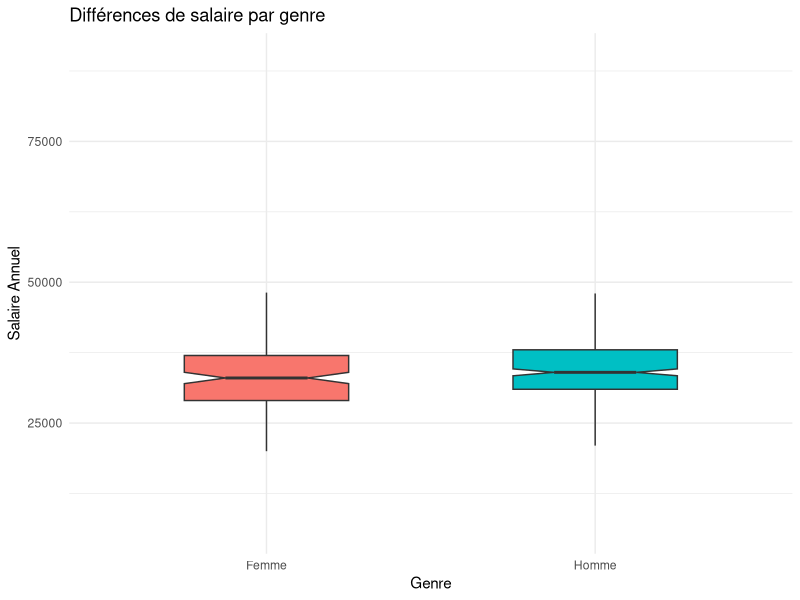
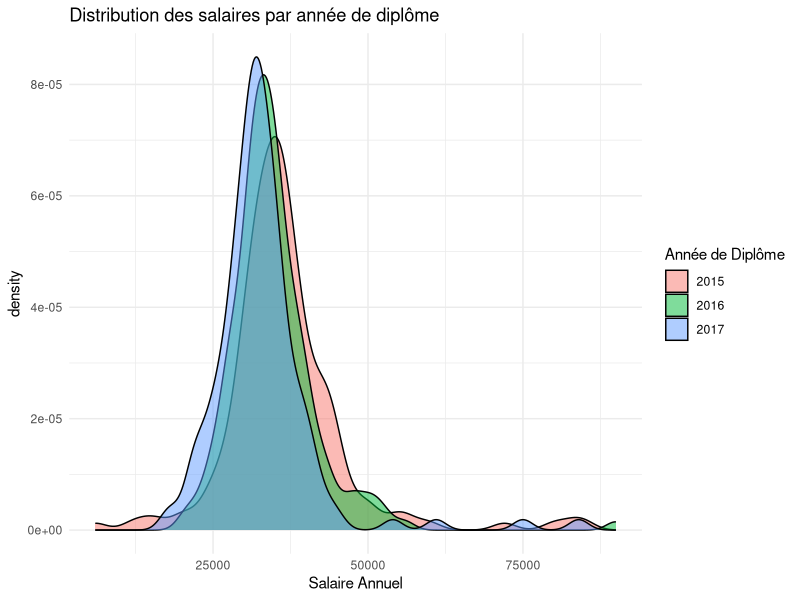
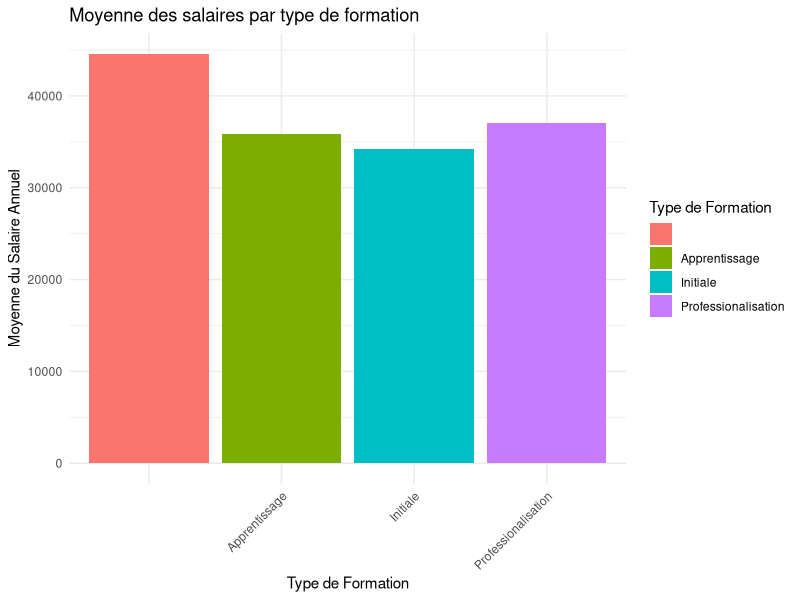
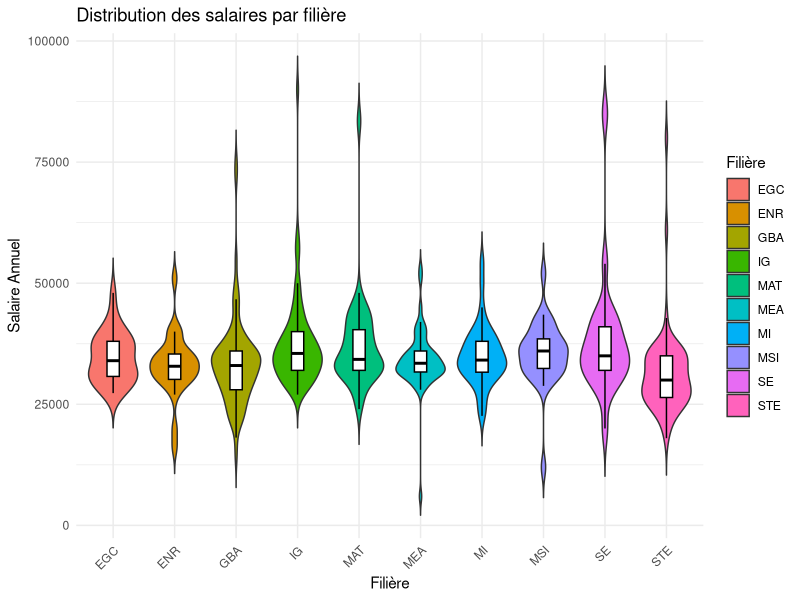

Recreate these plots in R, in order. (Note: this script raises an error after producing the figures.)
## ---- chunk 1
if (!requireNamespace("ggplot2", quietly = TRUE)) {
  install.packages("ggplot2")
}
library(ggplot2)
## ---- chunk 2
# Trying ISO-8859-1
raw_data <- read.csv("data/data_2018.csv", sep = ";")
## ---- chunk 3
# Lists specifying which columns to convert to factors and numeric
factor_cols <- c("Date", "Identifiant", "Genre", "Annee_diplome","Type_formation","Filiere","Situation","Secteur","Nature_contrat", "France","Region", "Pays", "Taille_entreprise", "Nom_entreprise", "Departement", "Intitule_poste", "Secteur_activite")
numeric_cols <- c("Anciennete", "Salaire_annuel", "Responsabilite_hierarchique", "Responsabilite_budget", "Responsabilite_equipe", "Responsabilite_projet", "Satisfaction_globale", "Saitisfaction_relations", "Satisfaction_salaire", "Satisfaction_autonomie", "Satisfaction_localisation")

# Convert columns to factors
raw_data[factor_cols] <- lapply(raw_data[factor_cols], as.factor)

# Convert columns to numeric
raw_data[numeric_cols] <- lapply(raw_data[numeric_cols], as.numeric)
## ---- chunk 4
remove_rows_by_value <- function(data, column_name, value_to_remove) {
  data_filtered <- subset(data, !(data[[column_name]] == value_to_remove))
  return(data_filtered)
}
## ---- chunk 5
ggplot(raw_data, aes(x = Genre, y = Salaire_annuel, fill = Genre)) +
  geom_boxplot(width = 0.5, notch = TRUE, outlier.shape = NA) +
  labs(title = "Différences de salaire par genre",
       x = "Genre",
       y = "Salaire Annuel") +
  theme_minimal() +
  theme(legend.position = "none")
## ---- chunk 6
ggplot(raw_data, aes(x = Salaire_annuel, fill = as.factor(Annee_diplome))) +
  geom_density(alpha = 0.5) +
  labs(title = "Distribution des salaires par année de diplôme",
       x = "Salaire Annuel",
       fill = "Année de Diplôme") +
  theme_minimal()
## ---- chunk 7
ggplot(raw_data, aes(x = as.factor(Type_formation), y = Salaire_annuel, fill = as.factor(Type_formation))) +
  stat_summary(fun = "mean", geom = "col") +
  labs(title = "Moyenne des salaires par type de formation",
       x = "Type de Formation",
       y = "Moyenne du Salaire Annuel",
       fill = "Type de Formation") +
  theme_minimal() +
  theme(axis.text.x = element_text(angle = 45, hjust = 1))
## ---- chunk 8
ggplot(raw_data, aes(x = Filiere, y = Salaire_annuel, fill = Filiere)) +
  geom_violin(trim = FALSE, scale = "width", width = 0.8) +
  geom_boxplot(width = 0.2, fill = "white", color = "black", outlier.shape = NA) +
  labs(title = "Distribution des salaires par filière",
       x = "Filière",
       y = "Salaire Annuel",
       fill = "Filière") +
  theme_minimal() +
  theme(axis.text.x = element_text(angle = 45, hjust = 1))
## ---- chunk 9
filtered_data <- remove_rows_by_value(raw_data, "Situation", "En recherche emploi")
filtered_data <- remove_rows_by_value(filtered_data, "Situation", "En poursuite d'études (hors thèse) / en formation")
filtered_data <- remove_rows_by_value(filtered_data, "Situation", "These")
filtered_data <- remove_rows_by_value(filtered_data, "Situation", "Sans activité") 
filtered_data <- remove_rows_by_value(filtered_data, "Situation", "Volontariat")
filtered_data <- remove_rows_by_value(filtered_data, "Situation", "En création d'entreprise /reprise d'entreprise")
filtered_data <- remove_rows_by_value(filtered_data, "Situation", "Etudes")

activite_data <- filtered_data
## ---- chunk 10

# Diagramme en boîte avec couleurs
ggplot(filtered_data, aes(x = Nature_contrat, y = Salaire_annuel, fill = Nature_contrat)) +
  geom_boxplot() +
  scale_fill_manual(values = c("#66c2a5", "#fc8d62", "#8da0cb", "#e78ac3", "#a6d854")) +  # Choisissez vos couleurs
  theme_minimal() +
  theme(axis.text.x = element_text(angle = 45, hjust = 1, size = 8)) +
  labs(title = "Distribution des salaires par type de contrat", x = "Type de Contrat", y = "Salaire Annuel")


## ---- chunk 11



ordered_data <- raw_data[order(as.numeric(raw_data$Anciennete)), ]

boxplot(raw_data$Salaire_annuel ~ as.numeric(raw_data$Anciennete), data = ordered_data)
## ---- chunk 12
monthGroup <- cut(as.numeric(raw_data$Anciennete),
                               breaks = c(0, 6, 12, 24, Inf),
                               labels = c("1-6", "7-12", "13-24", "25+"),
                               right = FALSE)


boxplot(raw_data$Salaire_annuel ~ monthGroup, data = raw_data)
## ---- chunk 13
boxplot(raw_data$Salaire_annuel ~ raw_data$Secteur)

## ---- chunk 14
boxplot(raw_data$Salaire_annuel ~ raw_data$Responsabilite_hierarchique)

## ---- chunk 15
boxplot(raw_data$Salaire_annuel ~ raw_data$France)
## ---- chunk 16
raw_data_filtered <- raw_data[complete.cases(raw_data$Pays) & raw_data$Pays != "" & !grepl("^\\s*$", raw_data$Pays) & !is.na(raw_data$Salaire_annuel), ]


median_salaries <- tapply(raw_data_filtered$Salaire_annuel, raw_data_filtered$Pays, median)
median_order <- names(sort(median_salaries))

emploiFactor <- factor(raw_data_filtered$Pays, levels = median_order)



ggplot(raw_data_filtered, aes(x = emploiFactor, y = Salaire_annuel)) +
  geom_boxplot(na.rm = TRUE) +
  theme(axis.text.x = element_text(angle = 45, hjust = 1, size = 8)) +
  labs(title = "Salary Distribution by Country", x = "Country", y = "Salary")
## ---- chunk 17
# Remove rows with non-finite values in Salaire_annuel
raw_data <- raw_data[!is.na(raw_data$Salaire_annuel) & is.finite(raw_data$Salaire_annuel), ]

# Remove rows with non-finite values in other numeric columns if needed
# raw_data <- raw_data[complete.cases(raw_data[, numeric_cols]), ]


ordered_regions <- names(sort(tapply(raw_data$Salaire_annuel, raw_data$Region, median)))


# Plotting the distribution of salaries based on region
ggplot(raw_data, aes(x = Region, y = Salaire_annuel)) +
  geom_boxplot() +
  theme(axis.text.x = element_text(angle = 45, hjust = 1)) +
  scale_x_discrete(limits = ordered_regions)+
  labs(title = "Distribution des salaires en fonction de la région",
       x = "Région",
       y = "Salaire Annuel")

## ---- chunk 18
# Order the regions based on the median salary
ordered_departments <- names(sort(tapply(raw_data$Salaire_annuel, raw_data$Departement, median)))

# Select the top 10 departments
top_10_departments <- head(ordered_departments, 10)

# Plotting the distribution of salaries based on region with ordered x-axis
ggplot(raw_data, aes(x = reorder(Departement, Salaire_annuel, FUN = median), y = Salaire_annuel)) +
  geom_boxplot() +
  labs(title = "Distribution des salaires en fonction du département",
       x = "Région",
       y = "Salaire Annuel") +
  theme_minimal() +
  theme(axis.text.x = element_text(angle = 45, hjust = 1)) +
  scale_x_discrete(limits = top_10_departments)


## ---- chunk 19
# Trying ISO-8859-1
raw_data <- read.csv("data/data_2019.csv", sep = ";", fileEncoding = "UTF-8")
## ---- chunk 20
# Lists specifying which columns to convert to factors and numeric
factor_cols <- c("Date", "identifiant", "Genre", "Annee_diplome","Type_formation","Filiere","Situation","Secteur","Nature_contrat", "France","Region", "Pays", "Taille_entreprise", "Nom_entreprise", "Departement", "Intitule_poste", "Secteur_activite")
numeric_cols <- c("Anciennete", "Salaire_annuel", "Responsabilite_hierarchique", "Responsabilite_budget", "Responsabilite_equipe", "Responsabilite_projet", "Satisfaction_globale", "Saitisfaction_relations", "Satisfaction_salaire", "Satisfaction_autonomie", "Satisfaction_localisation")

# Convert columns to factors
raw_data[factor_cols] <- lapply(raw_data[factor_cols], as.factor)

# Convert columns to numeric
raw_data[numeric_cols] <- lapply(raw_data[numeric_cols], as.numeric)
## ---- chunk 21
remove_rows_by_value <- function(data, column_name, value_to_remove) {
  data_filtered <- subset(data, !(data[[column_name]] == value_to_remove))
  return(data_filtered)
}
## ---- chunk 22
boxplot(raw_data$Salaire_annuel ~ raw_data$Genre)
## ---- chunk 23
boxplot(raw_data$Salaire_annuel ~ raw_data$Annee_diplome)
## ---- chunk 24
boxplot(raw_data$Salaire_annuel ~ raw_data$Type_formation)
## ---- chunk 25
boxplot(raw_data$Salaire_annuel ~ raw_data$Filiere)
## ---- chunk 26
filtered_data <- remove_rows_by_value(raw_data, "Situation", "En recherche emploi")
filtered_data <- remove_rows_by_value(filtered_data, "Situation", "En poursuite d'études (hors thèse) / en formation")
filtered_data <- remove_rows_by_value(filtered_data, "Situation", "These")
filtered_data <- remove_rows_by_value(filtered_data, "Situation", "Sans activité") 
filtered_data <- remove_rows_by_value(filtered_data, "Situation", "Volontariat")
filtered_data <- remove_rows_by_value(filtered_data, "Situation", "En création d'entreprise /reprise d'entreprise")
filtered_data <- remove_rows_by_value(filtered_data, "Situation", "Etudes")

activite_data <- filtered_data
## ---- chunk 27


# Filtrage de certains contrat peu représentatif
filtered_data <- remove_rows_by_value(activite_data, "Nature_contrat", "Service à la personne (cours particulier de mathématiques via Acadomia)")
filtered_data <- remove_rows_by_value(filtered_data, "Nature_contrat", "")

ggplot(filtered_data, aes(x = Nature_contrat, y = Salaire_annuel)) +
  geom_boxplot() +
  theme(axis.text.x = element_text(angle = 45, hjust = 1, size = 8)) +
  labs(title = "Salary Distribution by Contract Type", x = "Contract Type", y = "Salary")

## ---- chunk 28



ordered_data <- raw_data[order(as.numeric(raw_data$Anciennete)), ]

boxplot(raw_data$Salaire_annuel ~ as.numeric(raw_data$Anciennete), data = ordered_data)
## ---- chunk 29
monthGroup <- cut(as.numeric(raw_data$Anciennete),
                               breaks = c(0, 6, 12, 24, Inf),
                               labels = c("1-6", "7-12", "13-24", "25+"),
                               right = FALSE)


boxplot(raw_data$Salaire_annuel ~ monthGroup, data = raw_data)
## ---- chunk 30
boxplot(raw_data$Salaire_annuel ~ raw_data$France)
## ---- chunk 31
raw_data_filtered <- raw_data[complete.cases(raw_data$Pays) & raw_data$Pays != "" & !grepl("^\\s*$", raw_data$Pays) & !is.na(raw_data$Salaire_annuel), ]


median_salaries <- tapply(raw_data_filtered$Salaire_annuel, raw_data_filtered$Pays, median)
median_order <- names(sort(median_salaries))

emploiFactor <- factor(raw_data_filtered$Pays, levels = median_order)



ggplot(raw_data_filtered, aes(x = emploiFactor, y = Salaire_annuel)) +
  geom_boxplot(na.rm = TRUE) +
  theme(axis.text.x = element_text(angle = 45, hjust = 1, size = 8)) +
  labs(title = "Salary Distribution by Country", x = "Country", y = "Salary")
## ---- chunk 32
# Remove rows with non-finite values in Salaire_annuel
raw_data <- raw_data[!is.na(raw_data$Salaire_annuel) & is.finite(raw_data$Salaire_annuel), ]

# Remove rows with non-finite values in other numeric columns if needed
# raw_data <- raw_data[complete.cases(raw_data[, numeric_cols]), ]


ordered_regions <- names(sort(tapply(raw_data$Salaire_annuel, raw_data$Region, median)))


# Plotting the distribution of salaries based on region
ggplot(raw_data, aes(x = Region, y = Salaire_annuel)) +
  geom_boxplot() +
  theme(axis.text.x = element_text(angle = 45, hjust = 1)) +
  scale_x_discrete(limits = ordered_regions)+
  labs(title = "Distribution des salaires en fonction de la région",
       x = "Région",
       y = "Salaire Annuel")

## ---- chunk 33
# Trying ISO-8859-1
raw_data <- read.csv("data/data_2020.csv", sep = ";")
## ---- chunk 34
# Lists specifying which columns to convert to factors and numeric
factor_cols <- c("Date", "identifiant", "Genre", "Annee_diplome","Type_formation","Filiere","Situation","Secteur","Nature_contrat", "France","Region", "Pays", "Taille_entreprise", "Nom_entreprise", "Departement", "Intitule_poste", "Secteur_activite")
numeric_cols <- c("Anciennete", "Salaire_annuel", "Responsabilite_hierarchique", "Responsabilite_budget", "Responsabilite_equipe", "Responsabilite_projet", "Satisfaction_globale", "Saitisfaction_relations", "Satisfaction_salaire", "Satisfaction_autonomie", "Satisfaction_localisation")

# Convert columns to factors
raw_data[factor_cols] <- lapply(raw_data[factor_cols], as.factor)

# Convert columns to numeric
raw_data[numeric_cols] <- lapply(raw_data[numeric_cols], as.numeric)
## ---- chunk 35
remove_rows_by_value <- function(data, column_name, value_to_remove) {
  data_filtered <- subset(data, !(data[[column_name]] == value_to_remove))
  return(data_filtered)
}
## ---- chunk 36
boxplot(raw_data$Salaire_annuel ~ raw_data$Genre)
## ---- chunk 37
boxplot(raw_data$Salaire_annuel ~ raw_data$Annee_diplome)
## ---- chunk 38
boxplot(raw_data$Salaire_annuel ~ raw_data$Type_formation)
## ---- chunk 39
boxplot(raw_data$Salaire_annuel ~ raw_data$Filiere)
## ---- chunk 40
filtered_data <- remove_rows_by_value(raw_data, "Situation", "En recherche emploi")
filtered_data <- remove_rows_by_value(filtered_data, "Situation", "En poursuite d'études (hors thèse) / en formation")
filtered_data <- remove_rows_by_value(filtered_data, "Situation", "These")
filtered_data <- remove_rows_by_value(filtered_data, "Situation", "Sans activité") 
filtered_data <- remove_rows_by_value(filtered_data, "Situation", "Volontariat")
filtered_data <- remove_rows_by_value(filtered_data, "Situation", "En création d'entreprise /reprise d'entreprise")
filtered_data <- remove_rows_by_value(filtered_data, "Situation", "Etudes")

activite_data <- filtered_data
## ---- chunk 41
# Filtrage de certains contrat peu représentatif
filtered_data <- remove_rows_by_value(activite_data, "Nature_contrat", "Service à la personne (cours particulier de mathématiques via Acadomia)")
filtered_data <- remove_rows_by_value(filtered_data, "Nature_contrat", "")

ggplot(filtered_data, aes(x = Nature_contrat, y = Salaire_annuel)) +
  geom_boxplot() +
  theme(axis.text.x = element_text(angle = 45, hjust = 1, size = 8)) +
  labs(title = "Salary Distribution by Contract Type", x = "Contract Type", y = "Salary")
## ---- chunk 42

ordered_data <- raw_data[order(as.numeric(raw_data$Anciennete)), ]

boxplot(raw_data$Salaire_annuel ~ as.numeric(raw_data$Anciennete), data = ordered_data)
## ---- chunk 43
monthGroup <- cut(as.numeric(raw_data$Anciennete),
                               breaks = c(0, 6, 12, 24, Inf),
                               labels = c("1-6", "7-12", "13-24", "25+"),
                               right = FALSE)


boxplot(raw_data$Salaire_annuel ~ monthGroup, data = raw_data)
## ---- chunk 44
boxplot(raw_data$Salaire_annuel ~ raw_data$France)
## ---- chunk 45
raw_data_filtered <- raw_data[complete.cases(raw_data$Pays) & raw_data$Pays != "" & !grepl("^\\s*$", raw_data$Pays) & !is.na(raw_data$Salaire_annuel), ]


median_salaries <- tapply(raw_data_filtered$Salaire_annuel, raw_data_filtered$Pays, median)
median_order <- names(sort(median_salaries))

emploiFactor <- factor(raw_data_filtered$Pays, levels = median_order)



ggplot(raw_data_filtered, aes(x = emploiFactor, y = Salaire_annuel)) +
  geom_boxplot(na.rm = TRUE) +
  theme(axis.text.x = element_text(angle = 45, hjust = 1, size = 8)) +
  labs(title = "Salary Distribution by Country", x = "Country", y = "Salary")
## ---- chunk 46
# Trying ISO-8859-1
raw_data <- read.csv("data/data_2022.csv", sep = ",", fileEncoding = "UTF-8")
## ---- chunk 47
# Lists specifying which columns to convert to factors and numeric
factor_cols <- c("Date", "Identifiant", "Genre", "Annee_diplome","Type_formation","Filiere","Situation_actuelle","Secteur","Nature_contrat", "Pays","Region", "Pays_etranger", "Taille_entreprise", "Nom_entreprise", "Departement", "Intitule_poste", "Secteur_activite")
numeric_cols <- c("Anciennete","Salaire_annuel_brut", "Salaire_annuel_brut_primes", "Responsabilite_hierarchique", "Responsabilite_budget", "Responsabilite_equipe", "Responsabilite_projet", "Satisfaction_globale", "Saitisfaction_relations", "Satisfaction_salaire","Satisfaction_condition_travail", "Satisfaction_autonomie", "Satisfaction_localisation")

# Convert columns to factors
raw_data[factor_cols] <- lapply(raw_data[factor_cols], as.factor)

# Convert columns to numeric
raw_data[numeric_cols] <- lapply(raw_data[numeric_cols], as.numeric)
## ---- chunk 48
remove_rows_by_value <- function(data, column_name, value_to_remove) {
  data_filtered <- subset(data, !(data[[column_name]] == value_to_remove))
  return(data_filtered)
}
## ---- chunk 49
boxplot(raw_data$Salaire_annuel_brut_primes ~ raw_data$Genre)
## ---- chunk 50
boxplot(raw_data$Salaire_annuel_brut_primes~ raw_data$Annee_diplome)
## ---- chunk 51
boxplot(raw_data$Salaire_annuel_brut_primes ~ raw_data$Type_formation)
## ---- chunk 52
boxplot(raw_data$Salaire_annuel_brut_primes ~ raw_data$Filiere)
## ---- chunk 53
filtered_data <- remove_rows_by_value(raw_data, "Situation", "En recherche emploi")
filtered_data <- remove_rows_by_value(filtered_data, "Situation", "En poursuite d'études (hors thèse) / en formation")
filtered_data <- remove_rows_by_value(filtered_data, "Situation", "These")
filtered_data <- remove_rows_by_value(filtered_data, "Situation", "Sans activité") 
filtered_data <- remove_rows_by_value(filtered_data, "Situation", "Volontariat")
filtered_data <- remove_rows_by_value(filtered_data, "Situation", "En création d'entreprise /reprise d'entreprise")
filtered_data <- remove_rows_by_value(filtered_data, "Situation", "Etudes")

activite_data <- filtered_data
## ---- chunk 54


# Filtrage de certains contrat peu représentatif
filtered_data <- remove_rows_by_value(activite_data, "Nature_contrat", "Service à la personne (cours particulier de mathématiques via Acadomia)")
filtered_data <- remove_rows_by_value(filtered_data, "Nature_contrat", "")

ggplot(filtered_data, aes(x = Nature_contrat, y = Salaire_annuel_brut_primes)) +
  geom_boxplot() +
  theme(axis.text.x = element_text(angle = 45, hjust = 1, size = 8)) +
  labs(title = "Salary Distribution by Contract Type", x = "Contract Type", y = "Salary")

## ---- chunk 55



ordered_data <- raw_data[order(as.numeric(raw_data$Anciennete)), ]

boxplot(raw_data$Salaire_annuel_brut_primes ~ as.numeric(raw_data$Anciennete), data = ordered_data)
## ---- chunk 56
monthGroup <- cut(as.numeric(raw_data$Anciennete),
                               breaks = c(0, 6, 12, 24, Inf),
                               labels = c("1-6", "7-12", "13-24", "25+"),
                               right = FALSE)


boxplot(raw_data$Salaire_annuel_brut_primes ~ monthGroup, data = raw_data)
## ---- chunk 57
boxplot(raw_data$Salaire_annuel_brut_primes ~ raw_data$Pays)
## ---- chunk 58
raw_data_filtered <- raw_data[complete.cases(raw_data$Pays) & raw_data$Pays != "" & !grepl("^\\s*$", raw_data$Pays) & !is.na(raw_data$Salaire_annuel), ]


median_salaries <- tapply(raw_data_filtered$Salaire_annuel_brut_primes, raw_data_filtered$Pays, median)
median_order <- names(sort(median_salaries))

emploiFactor <- factor(raw_data_filtered$Pays, levels = median_order)



ggplot(raw_data_filtered, aes(x = emploiFactor, y = Salaire_annuel_brut_primes)) +
  geom_boxplot(na.rm = TRUE) +
  theme(axis.text.x = element_text(angle = 45, hjust = 1, size = 8)) +
  labs(title = "Salary Distribution by Country", x = "Country", y = "Salary")
## ---- chunk 59
# Trying ISO-8859-1
raw_data <- read.csv("data/data_2023.csv", sep = ",", fileEncoding = "UTF-8")
## ---- chunk 60
# Lists specifying which columns to convert to factors and numeric
factor_cols <- c("Date", "Identifiant", "Genre", "Annee_diplome","Type_formation","Filiere","Situation_actuelle","Secteur","Nature_contrat", "Pays","Region", "Pays_etranger", "Taille_entreprise", "Nom_entreprise", "Departement", "Intitule_poste", "Secteur_activite")
numeric_cols <- c("Anciennete","Salaire_annuel_brut", "Salaire_annuel_brut_primes", "Responsabilite_hierarchique", "Responsabilite_budget", "Responsabilite_equipe", "Responsabilite_projet", "Satisfaction_globale", "Saitisfaction_relations", "Satisfaction_salaire","Satisfaction_condition_travail", "Satisfaction_autonomie", "Satisfaction_localisation")

# Convert columns to factors
raw_data[factor_cols] <- lapply(raw_data[factor_cols], as.factor)

# Convert columns to numeric
raw_data[numeric_cols] <- sapply(raw_data[numeric_cols], as.numeric)
## ---- chunk 61
remove_rows_by_value <- function(data, column_name, value_to_remove) {
  data_filtered <- subset(data, !(data[[column_name]] == value_to_remove))
  return(data_filtered)
}
## ---- chunk 62
boxplot(raw_data$Salaire_annuel_brut_primes ~ raw_data$Genre)
## ---- chunk 63
boxplot(raw_data$Salaire_annuel_brut_primes~ raw_data$Annee_diplome)
## ---- chunk 64
boxplot(raw_data$Salaire_annuel_brut_primes ~ raw_data$Type_formation)
## ---- chunk 65
boxplot(raw_data$Salaire_annuel_brut_primes ~ raw_data$Filiere)
## ---- chunk 66
filtered_data <- remove_rows_by_value(raw_data, "Situation", "En recherche emploi")
filtered_data <- remove_rows_by_value(filtered_data, "Situation", "En poursuite d'études (hors thèse) / en formation")
filtered_data <- remove_rows_by_value(filtered_data, "Situation", "These")
filtered_data <- remove_rows_by_value(filtered_data, "Situation", "Sans activité") 
filtered_data <- remove_rows_by_value(filtered_data, "Situation", "Volontariat")
filtered_data <- remove_rows_by_value(filtered_data, "Situation", "En création d'entreprise /reprise d'entreprise")
filtered_data <- remove_rows_by_value(filtered_data, "Situation", "Etudes")

activite_data <- filtered_data
## ---- chunk 67


# Filtrage de certains contrat peu représentatif
filtered_data <- remove_rows_by_value(activite_data, "Nature_contrat", "Service à la personne (cours particulier de mathématiques via Acadomia)")
filtered_data <- remove_rows_by_value(filtered_data, "Nature_contrat", "")

ggplot(filtered_data, aes(x = Nature_contrat, y = Salaire_annuel_brut_primes)) +
  geom_boxplot() +
  theme(axis.text.x = element_text(angle = 45, hjust = 1, size = 8)) +
  labs(title = "Salary Distribution by Contract Type", x = "Contract Type", y = "Salary")

## ---- chunk 68



ordered_data <- raw_data[order(as.numeric(raw_data$Anciennete)), ]

boxplot(raw_data$Salaire_annuel_brut_primes ~ as.numeric(raw_data$Anciennete), data = ordered_data)
## ---- chunk 69
monthGroup <- cut(as.numeric(raw_data$Anciennete),
                               breaks = c(0, 6, 12, 24, Inf),
                               labels = c("1-6", "7-12", "13-24", "25+"),
                               right = FALSE)


boxplot(raw_data$Salaire_annuel_brut_primes ~ monthGroup, data = raw_data)
## ---- chunk 70
boxplot(raw_data$Salaire_annuel_brut_primes ~ raw_data$Pays)
## ---- chunk 71
boxplot(raw_data$Salaire_annuel ~ raw_data$Responsabilite_hierarchique)

## ---- chunk 72
raw_data_filtered <- raw_data[complete.cases(raw_data$Pays) & raw_data$Pays != "" & !grepl("^\\s*$", raw_data$Pays) & !is.na(raw_data$Salaire_annuel), ]


median_salaries <- tapply(raw_data_filtered$Salaire_annuel_brut_primes, raw_data_filtered$Pays, median)
median_order <- names(sort(median_salaries))

emploiFactor <- factor(raw_data_filtered$Pays, levels = median_order)



ggplot(raw_data_filtered, aes(x = emploiFactor, y = Salaire_annuel_brut_primes)) +
  geom_boxplot(na.rm = TRUE) +
  theme(axis.text.x = element_text(angle = 45, hjust = 1, size = 8)) +
  labs(title = "Salary Distribution by Country", x = "Country", y = "Salary")
## ---- chunk 73

# Charger la bibliothèque CA
library(ca)

# Convertir les variables en facteurs si elles ne le sont pas déjà
raw_data$Pays <- as.factor(raw_data$Pays)
raw_data$Nature_contrat <- as.factor(raw_data$Nature_contrat)
raw_data$Filiere <- as.factor(raw_data$Filiere)
raw_data$Type_formation <- as.factor(raw_data$Type_formation)
raw_data$Genre <- as.factor(raw_data$Genre)

# Sélectionner les variables pour l'AFCM
variables_afcm <- c("Pays", "Nature_contrat", "Filiere", "Type_formation", "Genre")

# Sous-ensemble des données avec les variables sélectionnées
afcm_data <- raw_data[variables_afcm]

# Supprimer les lignes avec des valeurs manquantes si nécessaire
afcm_data <- na.omit(afcm_data)

contingency_table <- table(afcm_data)

# Réaliser l'AFCM avec le package CA
#afcm_result <- ca(afcm_data)

# Afficher les résultats de l'AFCM
summary(contingency_table)


## ---- chunk 74
# Assuming raw_data is your data frame containing the relevant variables

# Convert categorical variables to factors if not done already
raw_data$Pays <- as.factor(raw_data$Pays)
raw_data$Nature_contrat <- as.factor(raw_data$Nature_contrat)
raw_data$Filiere <- as.factor(raw_data$Filiere)
raw_data$Type_formation <- as.factor(raw_data$Type_formation)
raw_data$Genre <- as.factor(raw_data$Genre)

# Create a linear model
reg_model <- lm(Salaire_annuel ~ Pays + Nature_contrat + Filiere + Type_formation + Genre, data = raw_data)

# Summary of the regression model
summary(reg_model)
